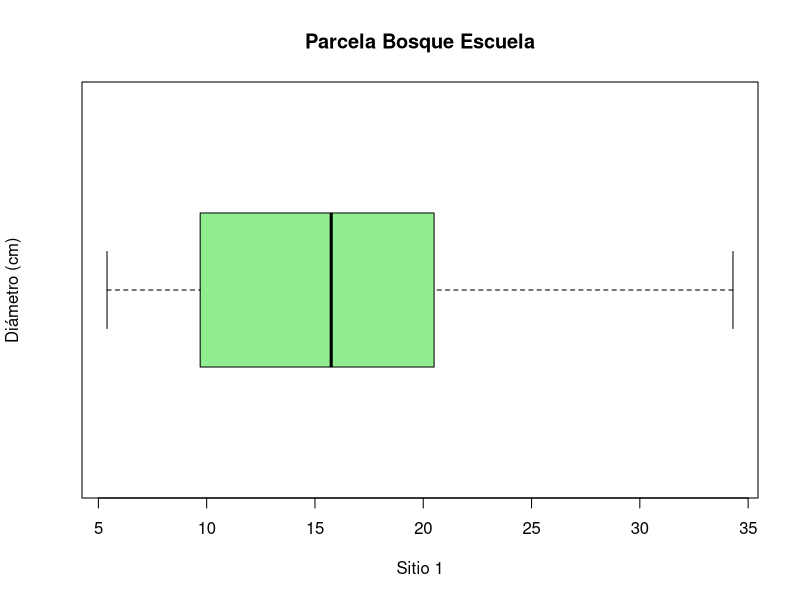
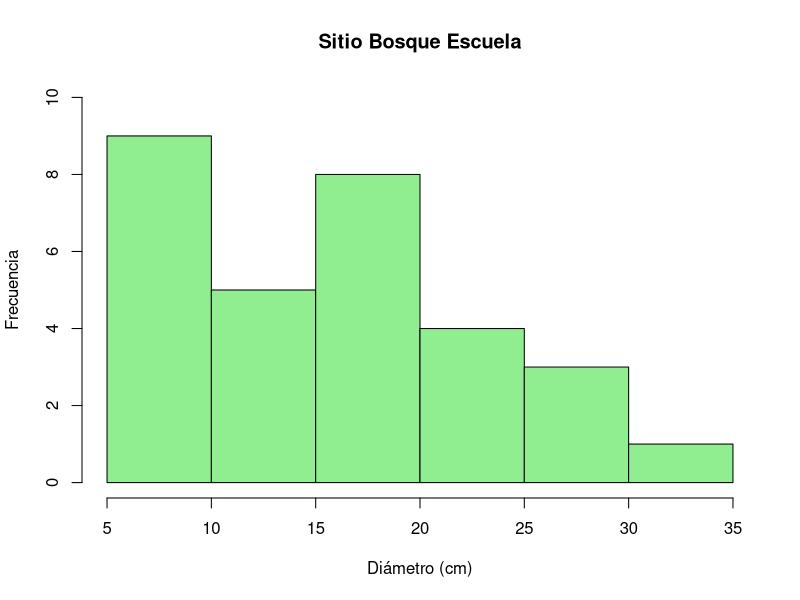
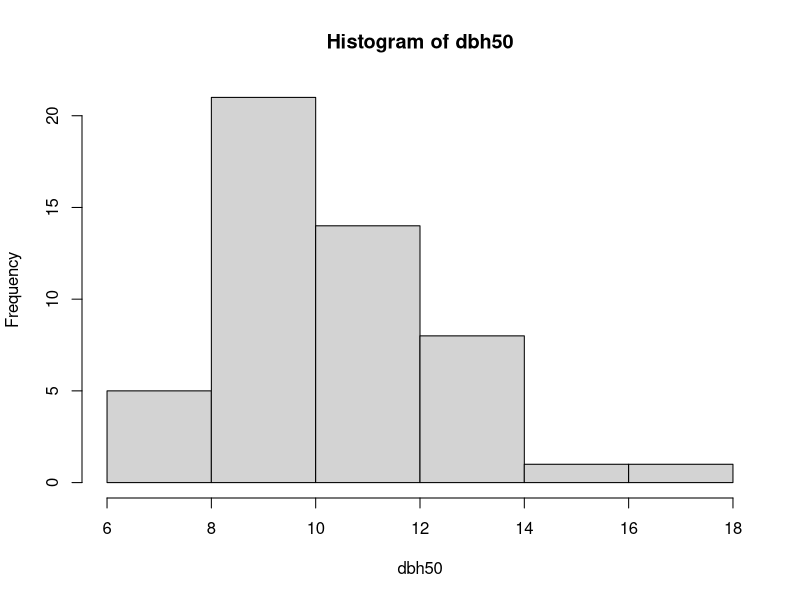
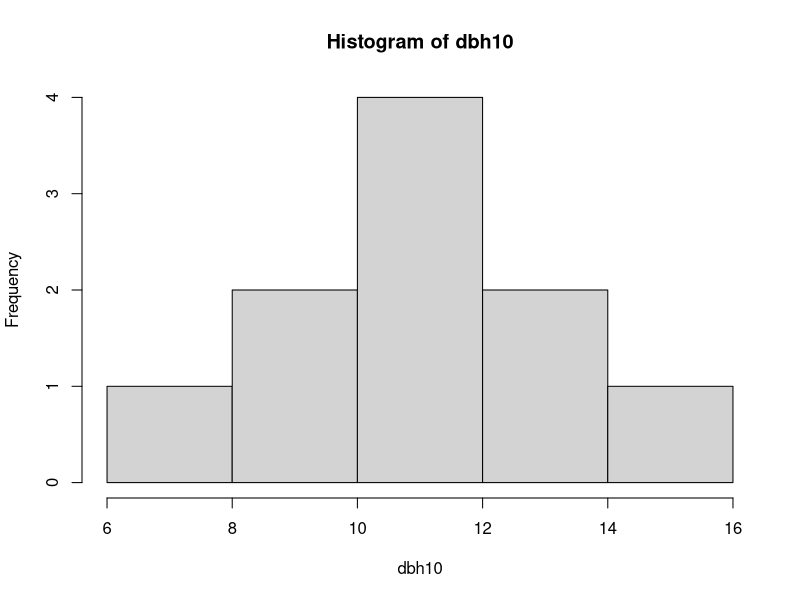
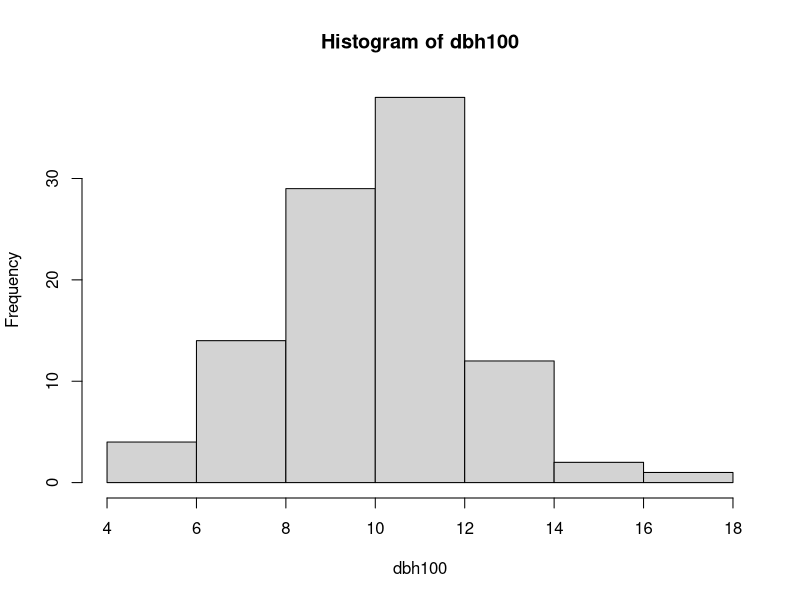
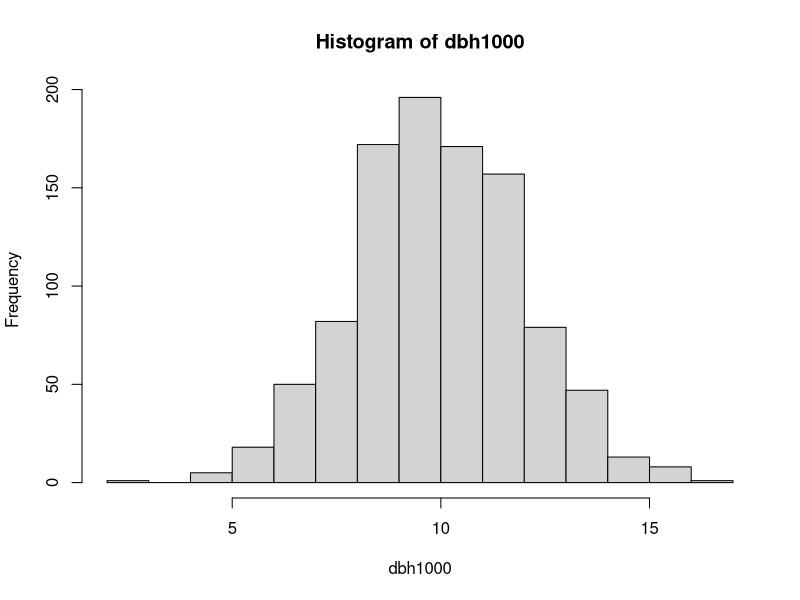

These charts were generated, in order, by the following R code:
# Jorge I. Garza Aldape
# 16/08/22
# Clase 2


# Ingresar Datos ----------------------------------------------------------

dbh <- c(16.5 ,25.3, 22.1, 17.2, 16.1, 8.1, 34.3, 5.4, 5.7, 11.2, 24.1, 14.5, 7.7, 15.6, 15.9, 10, 17.5, 20.5, 7.8,
         27.3, 9.7, 6.5, 23.4, 8.2, 28.5, 10.4, 11.5, 14.3, 17.2, 16.8)

length(dbh)

# Medidas de tendencia central

media <- sum(dbh)/length(dbh)
mean(dbh)
median(dbh)


# Media Geométrica

exp(mean(log(dbh)))

# Medidas de Dispersión

sd(dbh)
var(dbh)
coef.var <- sd(dbh)/mean(dbh) *100
coef.var

fivenum(dbh)

quantile(dbh, 0.15)
quantile(dbh, 0.30)
# Gráfica -----------------------------------------------------------------

boxplot(dbh, horizontal = T, col = "lightgreen", ylab = "Diámetro (cm)", xlab = "Sitio 1", main = "Parcela Bosque Escuela")

hist(dbh, col = "lightgreen", ylab = "Frecuencia", xlab = "Diámetro (cm)",
     main = "Sitio Bosque Escuela", ylim = c(0,10))

stem(dbh, scale = 2)

dbh50 <- sample(dbh, 10, replace = TRUE)

set.seed(45)
dbh50 <- rnorm(50, mean = 10, sd = 2)
hist(dbh50)
dbh10 <- rnorm(10, mean = 10, sd = 2)
hist(dbh10)
dbh100 <- rnorm(100, mean = 10, sd = 2)
hist(dbh100)
dbh1000 <- rnorm(1000, mean = 10, sd = 2)
hist(dbh1000)